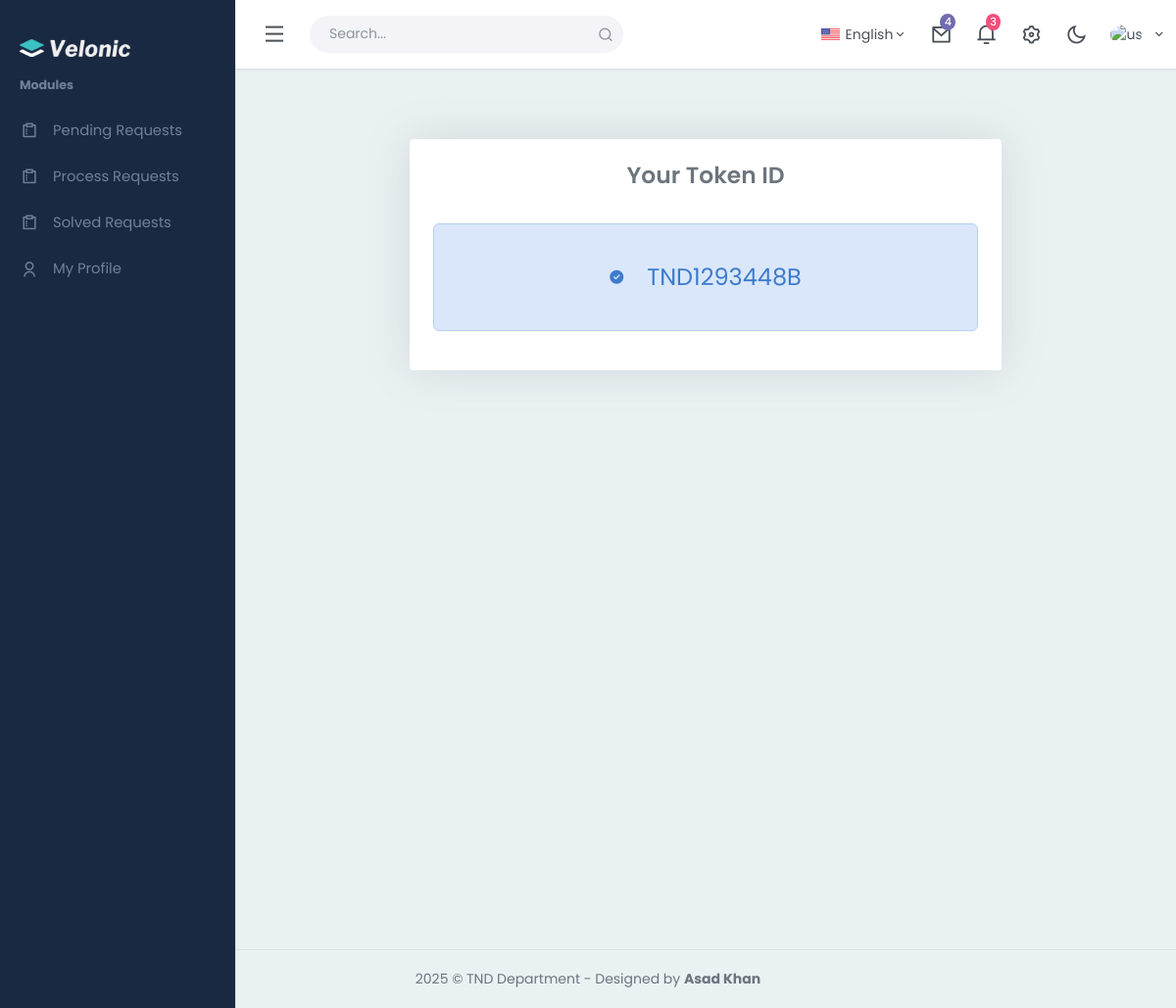
The page /student_application_token.php on the database as committed earlier.
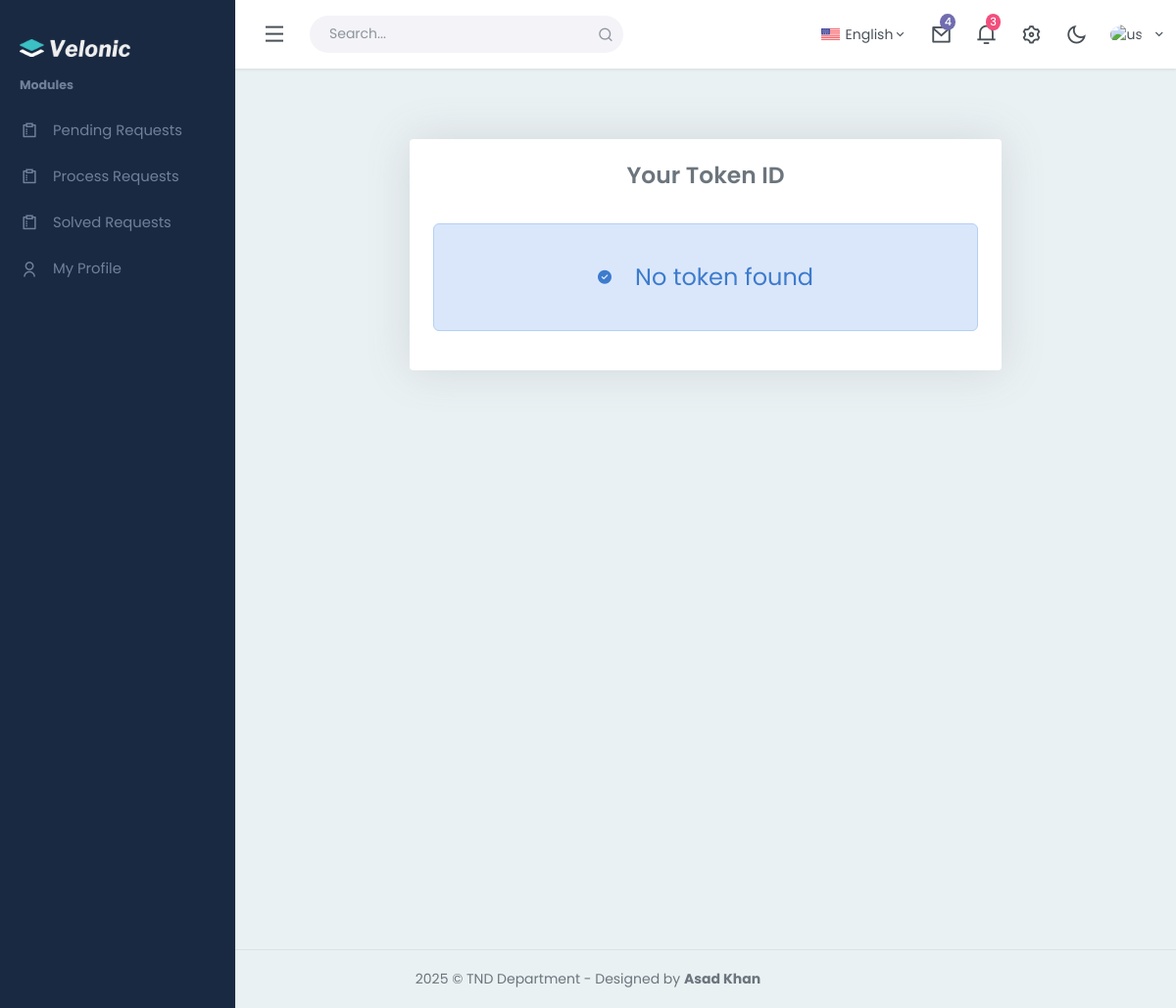
The same page on the database as committed later.
### tables this page shows
CREATE TABLE `student_applications` (
  `student_application_id` int(11) NOT NULL,
  `student_application_date` date NOT NULL,
  `student_application_message` varchar(1000) NOT NULL,
  `student_id` varchar(256) NOT NULL,
  `student_name` varchar(256) NOT NULL,
  `student_batch_code` varchar(256) NOT NULL,
  `student_email` varchar(256) NOT NULL,
  `student_number` varchar(256) NOT NULL,
  `student_application_status` varchar(256) NOT NULL DEFAULT 'Pending',
  `student_current_semester_id` int(11) NOT NULL,
  `student_concern_person_id` int(11) NOT NULL,
  `student_application_subject_id` int(11) NOT NULL,
  `student_user_id` int(11) NOT NULL,
  `student_application_tokenid` varchar(256) NOT NULL,
  `student_application_solutionmessage` varchar(3000) DEFAULT NULL
);

### student_application_token.php (the view, shortened to what this page needs)
<?php
require_once("./base/header.php");
?>
<div class="content-page">
    <div class="content">
        <div class="container-fluid">
            <div class="row justify-content-center mt-5">
                <div class="col-lg-8">
                    <div class="card shadow-lg rounded-lg">
                        <div class="card-body">
                            <h3 class="text-center mb-4">Your Token ID</h3>
                            <div class="text-center">
                                <div class="alert alert-success d-flex align-items-center justify-content-center p-4">
                                    <i class="fa fa-check-circle me-3"></i>
                                    <span id="token-display" style="font-size: 1.5rem;">
                                        <?php
    $select_query = "SELECT `student_application_tokenid` FROM `student_applications` ORDER BY `student_application_id` DESC LIMIT 1";
    $execute = mysqli_query($connection, $select_query);
    if ($execute) {
        $fetch = mysqli_fetch_array($execute);
        if (!empty($fetch['student_application_tokenid'])) {
            echo "<span>" . htmlspecialchars($fetch['student_application_tokenid'], ENT_QUOTES, 'UTF-8') . "</span>";
        } else {
            echo "<span>No token found</span>";
        }
    } else {
        echo "Error: " . mysqli_error($connection);
    }
    ?>
                                    </span>
                                </div>
                            </div>
                        </div>
                    </div>
                </div>
            </div>
        </div>
    </div>
</div>
<?php
require_once("./base/footer.php");
?>

Rows that differ between the two databases and show on the page:
removed student_applications: student_application_tokenid "TND1293448B"
Other text that changed with them:
text now shown: "No token found"
